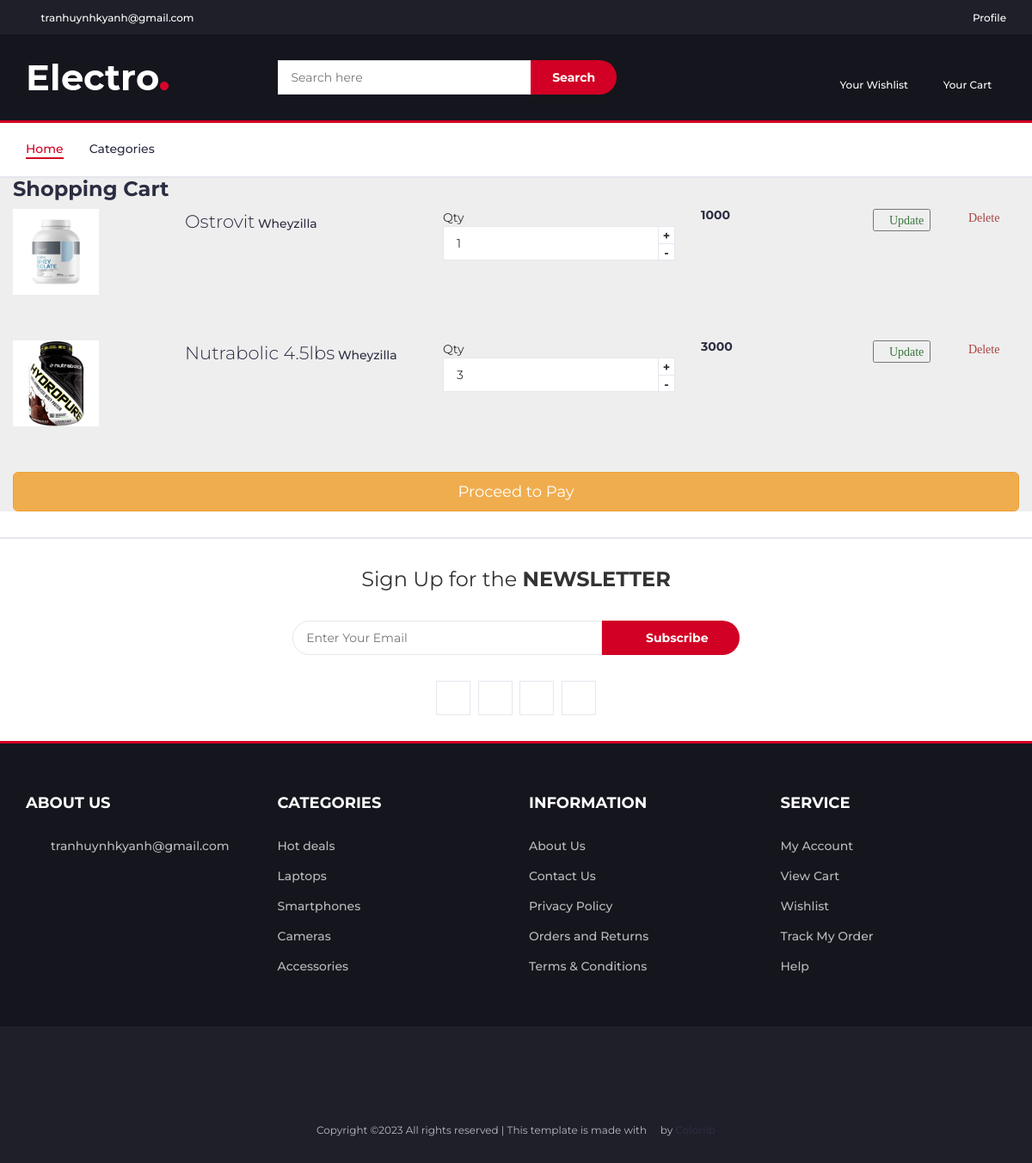
Page /cart/ (signed in) on the earlier database version.
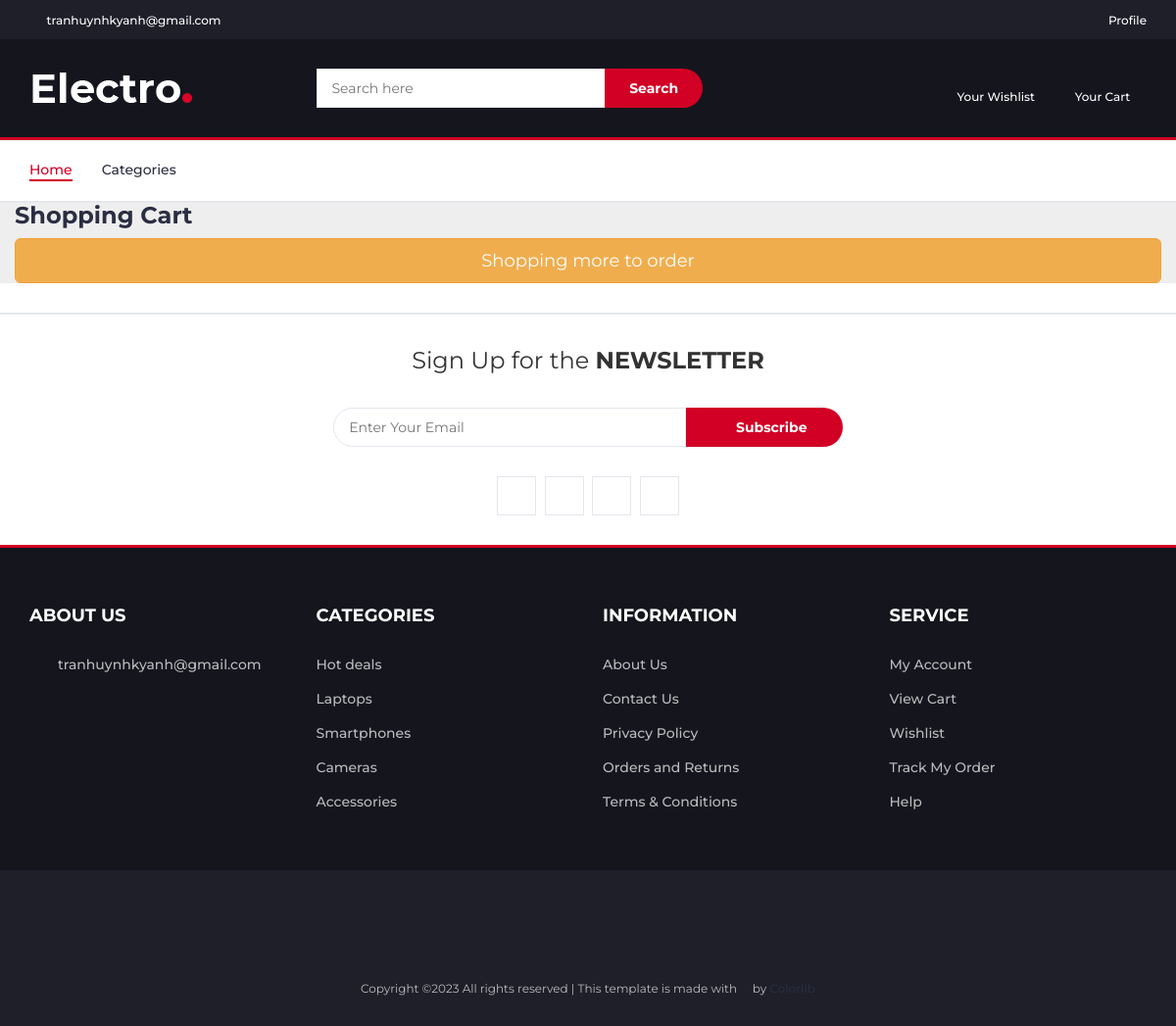
Same page on the later database version.
### core/models.py (models this page shows, shortened)
class ProductCart(models.Model):
    product= models.ForeignKey(Product,on_delete=models.CASCADE)
    qty = models.IntegerField(default=1)
    price = models.PositiveBigIntegerField(default=2000)
    user = models.ForeignKey(User,on_delete=models.CASCADE)

class Product(models.Model):
    pid =  ShortUUIDField(unique = True,length = 10,max_length=20,prefix="pro",alphabet="abcdefgh123456")
    title = models.CharField(max_length=100,default="MSI Laptop")
    category = models.ForeignKey(Category,on_delete=models.SET_NULL,null=True,db_constraint=False)
    image = models.ImageField(upload_to=user_directory_path,default="MSILaptop.jpg",null=True)
    description = models.CharField(blank=True,default="This is the product",max_length=300)
    price = models.PositiveBigIntegerField(default=2000,null=True)
    old_price = models.PositiveBigIntegerField(default=3000,null=True)
    specifications = models.TextField(null=True,blank=True)
    tags = models.ManyToManyField(Tag)
    product_status = models.TextField(choices=STATUS,max_length=10,default="Draft",null=True)
    status = models.BooleanField(default=True)
    in_stock = models.BooleanField(default=True)
    featured = models.BooleanField(default=True)
    digital = models.BooleanField(default=True)
    sku = ShortUUIDField(unique = True,length = 4,max_length=20,prefix="sku",alphabet="1234567890")
    vendor = models.ForeignKey(Vendor,on_delete=models.CASCADE,null=True)
    image_url = models.URLField(null=True)
    autocomplete_fields = ["title"]
    class Meta:
        verbose_name_plural = "Products"

class Vendor(models.Model):
    vid =  ShortUUIDField(unique = True,length = 10,max_length=20,prefix="ven",alphabet="abcdefgh123456")
    title = models.CharField(max_length=100)
    image= models.ImageField(upload_to=user_directory_path)
    user = models.ForeignKey(User,on_delete=models.CASCADE)
    address = models.CharField(max_length=100,default='113 Vo Thi Sau Street.')
    contact = models.CharField(max_length=100,default='+84 (39) 7581458')
    chat_resp_time = models.CharField(max_length=100,default="100")
    shipping_on_time = models.CharField(max_length=100,default="100")
    rating = models.CharField(max_length=100,default="100")
    days_return = models.CharField(max_length=100,default="100")
    class Meta:
        verbose_name_plural = "Vendors"

### core/views.py (the view)
# urls.py: path("cart/",CartView,name="cart-detail"),
@login_required
def CartView(request):
    try :
        cart_items = Cart.objects.filter(user=request.user).first()
        products = cart_items.product.all()
    except:
        products = {}
    context = {
        'cartItems' : products
    }
    return render(request,'cart-order.html',context)

### templates/cart-order.html (shortened to what this page needs)
{% extends "index.html" %}
{%load static%}
{%block body%}
<section class="h-100" style="background-color: #eee;">
    <div class="container h-100 py-5">
      <div class="row d-flex justify-content-center align-items-center h-100">
        <div class="col-10">
          <div class="d-flex justify-content-between align-items-center mb-4">
            <h3 class="fw-normal mb-0 text-black">Shopping Cart</h3>
          </div>
          {%for item in cartItems%}
            <div class="card rounded-3 mb-4">
              <div class="card-body p-4">
                <div class="row d-flex justify-content-between align-items-center">
                  <div class="col-md-2 col-lg-2 col-xl-2">
                    {%if item.product.image%}
                        <img
                        width = "100" height = "100"
                        src="{{item.product.image.url}}"
                        class="img-fluid rounded-3" alt="Cotton T-shirt">
                    {%else%}
                        <img
                        width = "100" height = "100"
                        src="{{item.product.image_url}}"
                        class="img-fluid rounded-3" alt="Cotton T-shirt">
                    {%endif%}
                  </div>
                  <div class="col-md-3 col-lg-3 col-xl-3">
                    <a href="{%url 'product-detail' item.product.pid%}" id="name_product" class="lead fw-normal mb-2" value={{item.product.pid}}>{{item.product.title}}</a>
                    <a href="{%url 'vendor-detail' item.product.vendor.vid %}" id="name-vendor">{{item.product.vendor.title}}</a>
                  </div>
                  <div class="col-md-3 col-lg-3 col-xl-2 d-flex">
                      <div class="qty-label">
                          Qty
                          <div class="input-number">
                              <input id="quantity" type="number" name={{item.product.pid}}  value={{item.qty}} onchange="changeFunction(this.value,this.name)">
                              <span class="qty-up">+</span>
                              <span class="qty-down">-</span>
                          </div>
                          <div id="mess{{item.product.pid}}" style="h3" class="alert alert-{{ message.level_tag }}">
                          </div>
                      </div>
                  </div>
                  <div class="col-md-3 col-lg-2 col-xl-2 offset-lg-1">
                    <h5 id="price{{item.product.pid}}"class="mb-0" value={{item.price}}>{{item.price}}</h5>
                  </div>
                  <div class="col-md-1 col-lg-1 col-xl-1 text-end">
                    <button name={{item.product.pid}} class="text-success" onclick="updateFunction(this.name)"><i class="fa fa-recycle">Update</i></button>
                  </div>
                  <div class="col-md-1 col-lg-1 col-xl-1 text-end">
                    <a href="{%url 'delete' item.product.pid%}" class="text-danger" id = "confirm-delete" onclick="return confirm('Are you sure you want to delete this?')"><i class="fa fa-trash">Delete</i></a>
                  </div>
                </div>
              </div>
            </div>
            <hr>
          {%endfor%}
          <div class="card">
            <div class="card-body">
              {%if cartItems%}
                <a href="{%url 'checkout' %}" type="button" class="btn btn-warning btn-block btn-lg">Proceed to Pay</a>
              {%else%}
                <a href="{%url 'index' %}" type="button" class="btn btn-warning btn-block btn-lg">Shopping more to order</a>
              {%endif%}
            </div>
          </div>
        </div>
      </div>
    </div>
  </section>
{%endblock body%}

### templates/index.html (shortened to what this page needs)
{%load static%}
<!DOCTYPE html>
<html lang="en">
	<head>
		<link rel="stylesheet" href="{% static 'css/bootstrap.min.css' %}">
		<link rel="stylesheet" href="{% static 'css/slick.css' %}">
		<link rel="stylesheet" href="{% static 'css/slick-theme.css' %}">
		<link rel="stylesheet" href="{% static 'css/nouislider.min.css' %}">
		<link rel="stylesheet" href="{% static 'css/font-awesome.min.css' %}">
		<link rel="stylesheet" href="{% static 'css/style.css' %}">
    </head>
	<body>
		{%block header%}
		<header>
			<div id="top-header">
				<div class="container">
					<ul class="header-links pull-left">
						<li><a href="#"><i class="fa fa-envelope-o"></i> tranhuynhkyanh@gmail.com</a></li>
					</ul>
					<ul class="header-links pull-right">
						{%if request.user.is_authenticated%}
							<li><a href="{% url 'userauth:profile' %}"><i class="fa fa-user-o"></i> Profile</a></li>
						{%elif request.user%}
							<li><a href="{% url 'userauth:login' %}"><i class="fa fa-user-o"></i> Login</a></li>
						{%else%}
							<li><a href="{% url 'userauth:logout' %}"><i class="fa fa-user-o"></i> Logout</a></li>
						{%endif%}
					</ul>
				</div>
			</div>
			<div id="header">
				<div class="container">
					<div class="row">
						<div class="col-md-3">
							<div class="header-logo">
								<a href="{%url 'index'%}" class="logo">
									<img src="{% static 'img/logo.png' %}" alt="">
								</a>
							</div>
						</div>
						<div class="col-md-6">
							<div class="header-search">
								<form>
									<input id = "search" class="input" placeholder="Search here">
									<button class="search-btn">Search</button>
								</form>
							</div>
						</div>
						<div class="col-md-3 clearfix">
							<div class="header-ctn">
								<div>
									<a href="{%url 'wishlist'%}">
										<i class="fa fa-heart-o"></i>
										<span>Your Wishlist</span>
									</a>
								</div>
								<div class="dropdown">
									<a class="dropdown-toggle" href="{%url 'cart-detail'%}">
										<i class="fa fa-shopping-cart"></i>
										<span>Your Cart</span>
									</a>
							</div>
						</div>
					</div>
				</div>
			</div>
		</header>
		{%endblock header%}
		{%block nav%}
		<nav id="navigation">
			<div class="container">
				<div id="responsive-nav">
					<ul class="main-nav nav navbar-nav">
						<li class="active"><a href="{%url 'index'%}">Home</a></li>
						<li><a href="{%url 'store'%}">Categories</a></li>
					</ul>
				</div>
			</div>
		</nav>
		{%endblock nav%}
		{%block body%}{%endblock body%}
		<div id="newsletter" class="section">
			<div class="container">
				<div class="row">
					<div class="col-md-12">
						<div class="newsletter">
							<p>Sign Up for the <strong>NEWSLETTER</strong></p>
							<form>
								<input class="input" type="email" placeholder="Enter Your Email">
								<button class="newsletter-btn"><i class="fa fa-envelope"></i> Subscribe</button>
							</form>
							<ul class="newsletter-follow">
								<li>
									<a href="#"><i class="fa fa-facebook"></i></a>
								</li>
								<li>
									<a href="#"><i class="fa fa-twitter"></i></a>
								</li>
								<li>
									<a href="#"><i class="fa fa-instagram"></i></a>
								</li>
								<li>
									<a href="#"><i class="fa fa-pinterest"></i></a>
								</li>
							</ul>
						</div>
					</div>
				</div>
			</div>
		</div>
		<footer id="footer">
			<div class="section">
				<div class="container">
					<div class="row">
						<div class="col-md-3 col-xs-6">
							<div class="footer">
								<h3 class="footer-title">About Us</h3>
								<ul class="footer-links">
									<li><a href="#"><i class="fa fa-envelope-o"></i>tranhuynhkyanh@gmail.com</a></li>
								</ul>
							</div>
						</div>
						<div class="col-md-3 col-xs-6">
							<div class="footer">
								<h3 class="footer-title">Categories</h3>
								<ul class="footer-links">
									<li><a href="#">Hot deals</a></li>
									<li><a href="#">Laptops</a></li>
									<li><a href="#">Smartphones</a></li>
									<li><a href="#">Cameras</a></li>
									<li><a href="#">Accessories</a></li>
								</ul>
							</div>
						</div>
						<div class="col-md-3 col-xs-6">
							<div class="footer">
								<h3 class="footer-title">Information</h3>
								<ul class="footer-links">
									<li><a href="#">About Us</a></li>
									<li><a href="#">Contact Us</a></li>
									<li><a href="#">Privacy Policy</a></li>
									<li><a href="#">Orders and Returns</a></li>
									<li><a href="#">Terms & Conditions</a></li>
								</ul>
							</div>
						</div>
						<div class="col-md-3 col-xs-6">
							<div class="footer">
								<h3 class="footer-title">Service</h3>
								<ul class="footer-links">
									<li><a href="#">My Account</a></li>
									<li><a href="#">View Cart</a></li>
									<li><a href="#">Wishlist</a></li>
									<li><a href="#">Track My Order</a></li>
									<li><a href="#">Help</a></li>
								</ul>
							</div>
						</div>
					</div>
				</div>
			</div>
			<div id="bottom-footer" class="section">
				<div class="container">
					<div class="row">
						<div class="col-md-12 text-center">
							<ul class="footer-payments">
								<li><a href="#"><i class="fa fa-cc-visa"></i></a></li>
								<li><a href="#"><i class="fa fa-credit-card"></i></a></li>
								<li><a href="#"><i class="fa fa-cc-paypal"></i></a></li>
								<li><a href="#"><i class="fa fa-cc-mastercard"></i></a></li>
								<li><a href="#"><i class="fa fa-cc-discover"></i></a></li>
								<li><a href="#"><i class="fa fa-cc-amex"></i></a></li>
							</ul>
							<span class="copyright">
								Copyright &copy;<script>document.write(new Date().getFullYear());</script> All rights reserved | This template is made with <i class="fa fa-heart-o" aria-hidden="true"></i> by <a href="https://colorlib.com" target="_blank">Colorlib</a>
							</span>
						</div>
					</div>
				</div>
			</div>
		</footer>
	</body>
</html>

### static/css/style.css (style rules this page uses)
body { font-family: 'Montserrat', sans-serif; font-weight: 400; color: #333; }
h1, h2, h3, h4, h5, h6 { color: #2B2D42; font-weight: 700; margin: 0 0 10px; }
a { color: #2B2D42; font-weight: 500; -webkit-transition: 0.2s color; transition: 0.2s color; }
ul, ol { margin: 0; padding: 0; list-style: none }
.input { height: 40px; padding: 0px 15px; border: 1px solid #E4E7ED; background-color: #FFF; width: 100%; }
.section { padding-top: 30px; padding-bottom: 30px; }
#top-header { padding-top: 10px; padding-bottom: 10px; background-color: #1E1F29; }
.header-links li { display: inline-block; margin-right: 15px; font-size: 12px; }
.header-links li:last-child { margin-right: 0px; }
.header-links li a { color: #FFF; }
.header-links li i { color: #D10024; margin-right: 5px; }
#header { padding-top: 15px; padding-bottom: 15px; background-color: #15161D; }
.header-logo { float: left; }
.header-logo .logo img { display: block; }
.header-search { padding: 15px 0px; }
.header-search form { position: relative; }
.header-search form .input { width: calc(100% - 260px); margin-right: -4px; }
.header-search form .search-btn { height: 40px; width: 100px; background: #D10024; color: #FFF; font-weight: 700; border: none; border-radius: 0px 40px 40px 0px; }
.header-ctn { float: right; padding: 15px 0px; }
.header-ctn>div { display: inline-block; }
.header-ctn>div+div { margin-left: 15px; }
.header-ctn>div>a { display: block; position: relative; width: 90px; text-align: center; color: #FFF; }
.header-ctn>div>a>i { display: block; font-size: 18px; }
.header-ctn>div>a>span { font-size: 12px; }
#navigation { background: #FFF; border-bottom: 2px solid #E4E7ED; border-top: 3px solid #D10024; }
.main-nav>li+li { margin-left: 30px }
.main-nav>li>a { padding: 20px 0px; }
.main-nav>li>a:hover, .main-nav>li>a:focus, .main-nav>li.active>a { color: #D10024; background-color: transparent; }
.main-nav>li>a:after { content: ""; display: block; width: 0%; height: 2px; background-color: #D10024; -webkit-transition: 0.2s all; transition: 0.2s all; }
.main-nav>li>a:hover:after, .main-nav>li>a:focus:after, .main-nav>li.active>a:after { width: 100%; }
#newsletter.section { border-top: 2px solid #E4E7ED; border-bottom: 3px solid #D10024; margin-top: 30px; }
.newsletter { text-align: center; }
.newsletter p { font-size: 24px; }
.newsletter form { position: relative; max-width: 520px; margin: 30px auto; }
.newsletter form:after { content: "\f003"; font-family: FontAwesome; position: absolute; font-size: 160px; color: #E4E7ED; top: 15px; -webkit-transform: translateY(-50%) rotate(15deg); -ms-transform: translateY(-50%) rotate(15deg); transform: translateY(-50%) rotate(15deg); z-index: -1; left: -90px; }
.newsletter form .input { width: calc(100% - 160px); margin-right: -4px; border-radius: 40px 0px 0px 40px; }
.newsletter form .newsletter-btn { width: 160px; height: 40px; font-weight: 700; background: #D10024; color: #FFF; border: none; border-radius: 0px 40px 40px 0px; }
.newsletter .newsletter-follow { text-align: center; }
.newsletter .newsletter-follow li { display: inline-block; margin-right: 5px; }
.newsletter .newsletter-follow li:last-child { margin-right: 0px; }
.newsletter .newsletter-follow li a { position: relative; display: block; width: 40px; height: 40px; text-align: center; line-height: 40px; border: 1px solid #E4E7ED; background-color: #FFF; -webkit-transition: 0.2s all; transition: 0.2s all; }
#footer { background: #15161D; color: #B9BABC; }
#bottom-footer { background: #1E1F29; }
.footer { margin: 30px 0px; }
.footer .footer-title { color: #FFF; text-transform: uppercase; font-size: 18px; margin: 0px 0px 30px; }
.footer-links li+li { margin-top: 15px; }
.footer-links li a { color: #B9BABC; }
.footer-links li i { margin-right: 15px; color: #D10024; width: 14px; text-align: center; }
.copyright { margin-top: 30px; display: block; font-size: 12px; }
.footer-payments li { display: inline-block; margin-right: 5px; }
.footer-payments li a { color: #15161D; font-size: 36px; display: block; }

Differences in the rows shown:
removed ProductCart: product.image (picture), product "Ostrovit", product.vendor "Wheyzilla", qty "1", price "1000"
removed ProductCart: product.image (picture), product "Nutrabolic 4.5lbs", product.vendor "Wheyzilla", qty "3", price "3000"
Other differences:
text no longer shown: "Proceed to Pay"
text now shown: "Shopping more to order"
